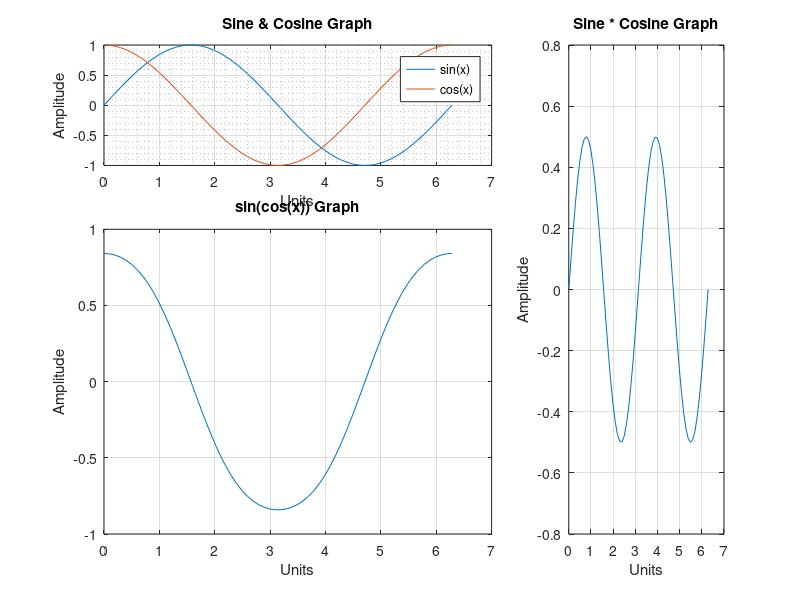
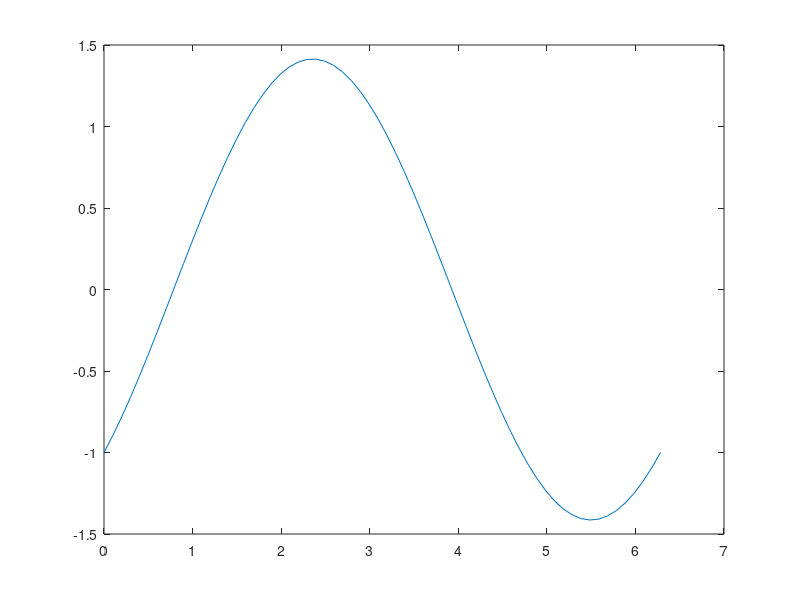

Write the MATLAB code that produced these figures, in order.
x = linspace(0, 2*pi, 64);

y1 = sin(x);
y2 = cos(x);
y3 = sin(x) .* cos(x);
y4 = sin(cos(x));
y5 = y1 - y2;

f1 = figure('Name', 'Trig Graphs 1')
f2 = figure('Name', 'Trig Graphs 2')

figure(f2)
plot(x, y5)

figure(f1)
subplot(3, 3, [1 2])
plot(x, y1, x, y2)
title('Sine & Cosine Graph')
xlabel('Units')
ylabel('Amplitude')
grid on;
grid minor on;

legend('sin(x)', 'cos(x)')

subplot(3, 3, [3 6 9])
plot(x, y3)
title('Sine * Cosine Graph')
xlabel('Units')
ylabel('Amplitude')
grid on;

subplot(3, 3, [4 5 7 8])
plot(x, y4)
title('sin(cos(x)) Graph')
xlabel('Units')
ylabel('Amplitude')
grid on;